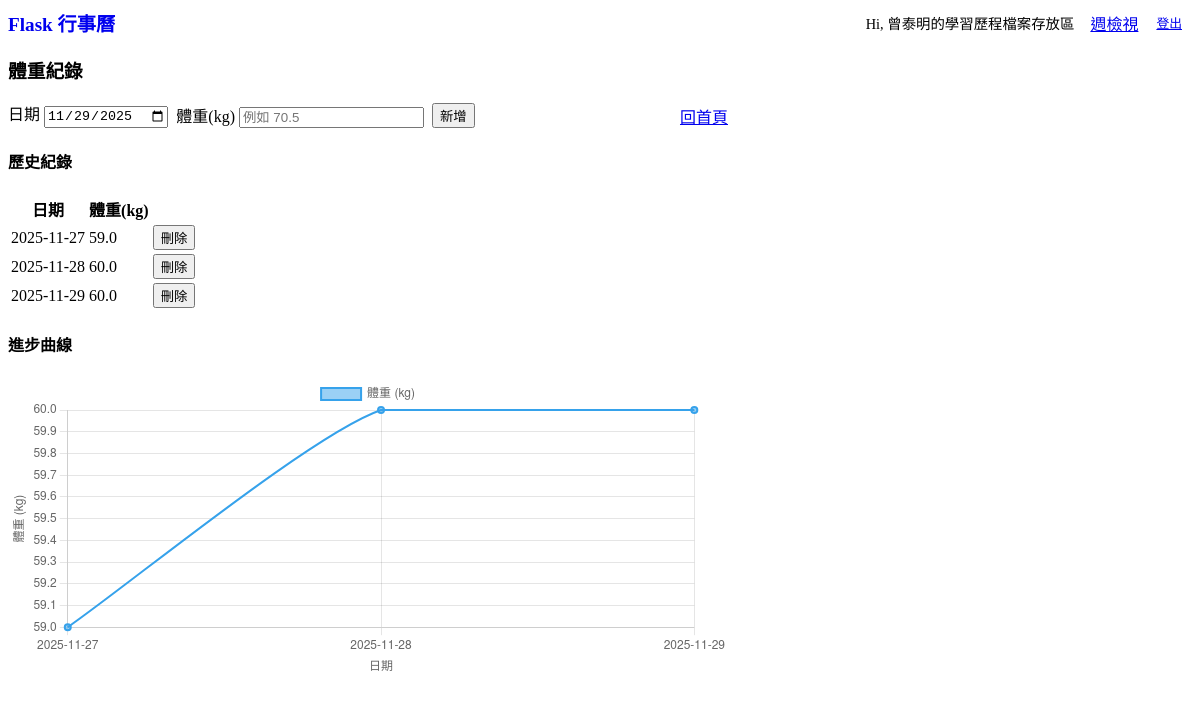
/weight (signed in), run on the app's committed database.
### app.py (models this page shows)
class User(UserMixin, db.Model):
    __tablename__ = "users"
    id = db.Column(db.Integer, primary_key=True)
    email = db.Column(db.String(100), unique=True, nullable=False, index=True) # Email 是核心
    name = db.Column(db.String(100), nullable=True)
    created_at = db.Column(db.DateTime, default=func.now())
    social_auths = db.relationship('SocialAuth', backref='user', lazy=True)

class WeightEntry(db.Model):
    __tablename__ = "weight_entries"
    user_id = db.Column(db.Integer, db.ForeignKey('users.id'), nullable=False)
    id = db.Column(db.Integer, primary_key=True)
    date = db.Column(db.Date, nullable=False, index=True)
    weight_kg = db.Column(db.Float, nullable=False)
    created_at = db.Column(db.DateTime, default=func.now())

### app.py (the view, shortened to what this page needs)
@app.route("/weight", methods=["GET", "POST"])
@login_required
def weight_page():
    rows = (
        WeightEntry.query
        .filter_by(user_id=current_user.id) # [修正 2] 查詢時只抓自己的資料
        .order_by(WeightEntry.date.asc())
        .all()
    )
    dates = [r.date.strftime("%Y-%m-%d") for r in rows]
    weights = [r.weight_kg for r in rows]
    return render_template(
        "weight.html",
        rows=rows,
        dates=dates,
        weights=weights,
    )

### app.py (called while the page is built)
@login_manager.user_loader
def load_user(user_id):
    return User.query.get(int(user_id))

### templates/weight.html (shortened to what this page needs)
{% extends "base.html" %}
{% block content %}
<h3>體重紀錄</h3>
<section style="max-width:720px;">
  <form method="post" style="display:flex; gap:.5rem; align-items:end; flex-wrap:wrap;">
    <label>
      日期
      <input type="date" name="date" required value="{{ (rows[-1].date.strftime('%Y-%m-%d') if rows|length>0 else '') }}">
    </label>
    <label>
      體重(kg)
      <input type="number" step="0.1" name="weight_kg" required placeholder="例如 70.5">
    </label>
    <div>
      <button type="submit">新增</button>
    </div>
    <div style="margin-left:auto;">
      <a class="secondary" href="{{ url_for('index') }}">回首頁</a>
    </div>
  </form>
  <div style="margin-top:1rem;">
    <h4>歷史紀錄</h4>
    {% if rows|length == 0 %}
      <p class="muted">尚無體重紀錄</p>
    {% else %}
      <table>
        <thead><tr><th>日期</th><th>體重(kg)</th><th></th></tr></thead>
        <tbody>
          {% for r in rows %}
            <tr>
              <td>{{ r.date.strftime('%Y-%m-%d') }}</td>
              <td>{{ '%.1f'|format(r.weight_kg) }}</td>
              <td>
                <form method="post" action="{{ url_for('weight_delete', entry_id=r.id) }}" style="display:inline;">
                  <button class="secondary outline" onclick="return confirm('刪除此筆體重紀錄？')">刪除</button>
                </form>
              </td>
            </tr>
          {% endfor %}
        </tbody>
      </table>
    {% endif %}
  </div>
  <div style="margin-top:1.25rem;">
    <h4>進步曲線</h4>
    <div style="position: relative; height: 300px; width: 100%;">
        <canvas id="weightChart"></canvas>
    </div>
  </div>
</section>
<script>
  // 從後端注入的 arrays (使用 Jinja2 的 tojson)
  const labels = {{ dates | tojson }};
  const dataVals = {{ weights | tojson }};
  const ctx = document.getElementById('weightChart').getContext('2d');
  const weightChart = new Chart(ctx, {
    type: 'line',
    data: {
      labels: labels,
      datasets: [{
        label: '體重 (kg)',
        data: dataVals,
        fill: false,
        tension: 0.2,
        borderWidth: 2,
        pointRadius: 3
      }]
    },
    options: {
      scales: {
        x: {
          display: true,
          title: { display: true, text: '日期' }
        },
        y: {
          display: true,
          title: { display: true, text: '體重 (kg)' }
        }
      },
      responsive: true,
      maintainAspectRatio: false
    }
  });
</script>
{% endblock %}

### templates/base.html (shortened to what this page needs)
<!doctype html>
<html lang="zh-Hant">
<head>
  <link rel="stylesheet" href="https://cdn.jsdelivr.net/npm/@picocss/pico@2/css/pico.min.css">
  <link rel="stylesheet" type="text/css" href="https://unpkg.com/trix@2.0.8/dist/trix.css">
  <link rel="stylesheet" href="{{ url_for('static', filename='css/style.css') }}">
</head>
<body class="container">
  <nav class="topbar">
  <strong>
    <a href="{{ url_for('index') }}" style="text-decoration:none; font-size:1.2rem;">
      Flask 行事曆
    </a>
  </strong>
  <div class="nav-right">
    {% if current_user.is_authenticated %}
      <span style="margin-right: 0.5rem; font-size: 0.9rem;">Hi, {{ current_user.name }}</span>
      {% if request.endpoint == 'week_view' %}
        <a href="{{ url_for('index') }}">月檢視</a>
      {% else %}
        <a href="{{ url_for('week_view') }}">週檢視</a>
      {% endif %}
      <a href="{{ url_for('logout') }}" role="button" class="outline contrast" style="padding: 5px 10px; font-size: 0.8rem;">登出</a>
    {% else %}
      <a href="{{ url_for('login') }}" role="button" style="padding: 5px 15px;">登入</a>
    {% endif %}
  </div>
</nav>
  <main>
    {% block content %}{% endblock %}
  </main>
</body>
</html>

### templates/base.html (style rules this page uses)
.topbar { display:flex; gap:.5rem; justify-content:space-between; align-items:center; }
.nav-right { display:flex; gap:.5rem; align-items:center; }

### data on the page
User: name "曾泰明的學習歷程檔案存放區"
WeightEntry: date "11/29/2025", date "2025-11-29", weight_kg "60.0"
WeightEntry: date "2025-11-27", weight_kg "59.0"
WeightEntry: date "2025-11-28", weight_kg "60.0"

### other printed values
chart data {{ dates | tojson }} ["2025-11-27", "2025-11-28", "2025-11-29"]
chart data {{ weights | tojson }} [59.0, 60.0, 60.0]
